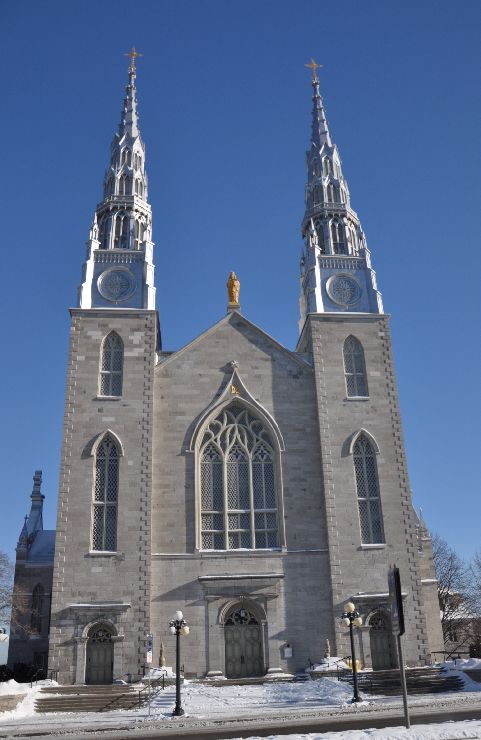
//> input picture opencv2_harrisDetector/opencv2_harrisDetector/church01.jpg, 481 x 740 px
$ ./main   (built with g++ and OpenCV 4, older OpenCV classes emulated)
//> lines starting //> are read from the running program, lines starting //| are printed output that depends on the picture; after the words box and inside, x2 and y2 are one past the last pixel; in counts of white or black regions, pixels touching at a corner belong together
### opencv2_harrisDetector/opencv2_harrisDetector/harrisDetector.h
#ifndef HARRISDETECTOR_H
#define HARRISDETECTOR_H

#include <iostream>
#include <opencv2/opencv.hpp>
using namespace cv;
using namespace std;

class harrisDetector
{
public:
	harrisDetector();
	~harrisDetector();
	void setLocalMaxWindowSize(int size){
		nonMaxSize = size;
		kernel.create(nonMaxSize, nonMaxSize, CV_8U);
	}
	//计算Harris角点
	void detect(const Mat &img){
		cornerHarris(img, cornerStrength, neighbourhood, aperture, k);

	//内部阈值计算
	double minStrength;//未使用
	minMaxLoc(cornerStrength, &minStrength, &maxStrength);//局部最大值检测
	Mat dilated;//临时图像
	dilate(cornerStrength, dilated, Mat());
	compare(cornerStrength, dilated, localmax, CMP_EQ);
	}
private:
	Mat cornerStrength; //表示角点强度的32位浮点图像
	Mat cornerTh;		//表示阈值化之后的32位浮点图像
	Mat localmax;		//局部极大值图像
	int neighbourhood;	//导数平滑的相邻像素的尺寸
	int aperture;		//梯度计算的孔径大小
	double k;			//Harris参数
	double maxStrength; //阈值计算的最大强度
	double threshold1; //计算得到的阈值
	int nonMaxSize;		//非极大值抑制的相邻像素的尺寸
	Mat kernel;			//非极大值抑制的核
};

harrisDetector::harrisDetector() :neighbourhood(3), aperture(3), k(0.01), threshold1(0.01), nonMaxSize(3)
{
	setLocalMaxWindowSize(nonMaxSize);
}

harrisDetector::~harrisDetector()
{
}
#endif

### opencv2_harrisDetector/opencv2_harrisDetector/main.cpp
#include <iostream>
#include <opencv2/opencv.hpp>
//#include <features2d/features2d.hpp>
#include <opencv2/features2d/features2d.hpp>
#include <opencv2/nonfree/nonfree.hpp>
#include <opencv2/legacy/legacy.hpp>
#include "harrisDetector.h"
using namespace cv;
using namespace std;
int main()
{
	Mat image = imread("church01.jpg",0);
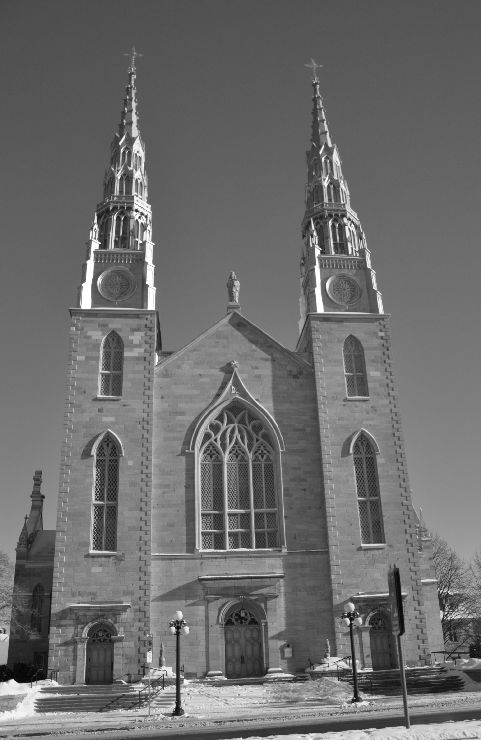
//> image: 740 rows x 481 cols, CV_8UC1; min 0, max 255, mean 108.3
	imshow("church", image);

	Mat cornerStrength;
	cornerHarris(image, cornerStrength, 3, 3, 0.01);
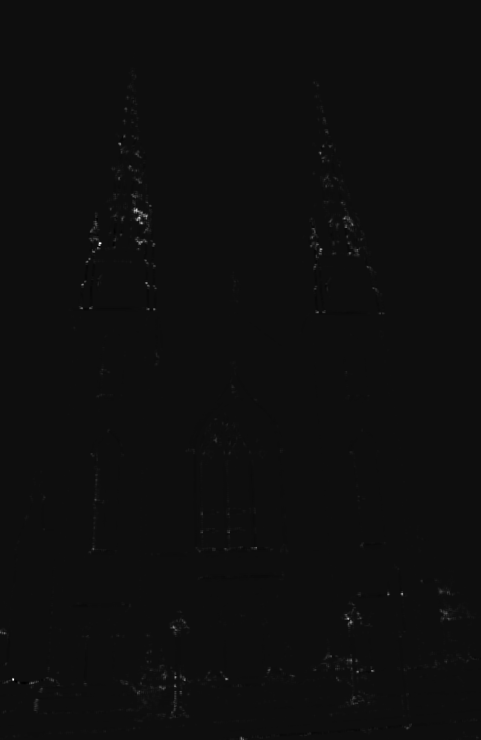
//> cornerStrength: 740 rows x 481 cols, CV_32FC1; min -0.00136, max 0.0233, mean 3.96e-05; drawn with min black and max white
	Mat harrisCorners;
	double threshold1 = 0.0001;
	threshold(cornerStrength, harrisCorners, threshold1, 255, THRESH_BINARY_INV);
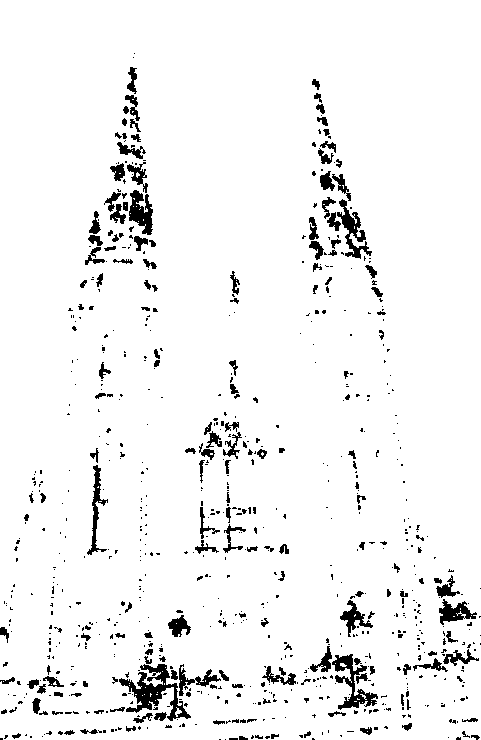
//> harrisCorners: 740 rows x 481 cols, CV_32FC1; 94.8% white; 780 black regions (605 under 20 px), largest, box (x1, y1, x2, y2) and area: (119, 664, 191, 721) 1380, (332, 654, 378, 710) 850, (337, 199, 372, 259) 690
	imshow("harrisCorner", harrisCorners);

	//构造的函数
	harrisDetector harris;
	harris.detect(image);
//> in detect, `minMaxLoc(cornerStrength, &minStrength, &maxStrength);`: minStrength = -0.00136; maxStrength = 0.0233
//> in detect, `compare(cornerStrength, dilated, localmax, CMP_EQ);`:
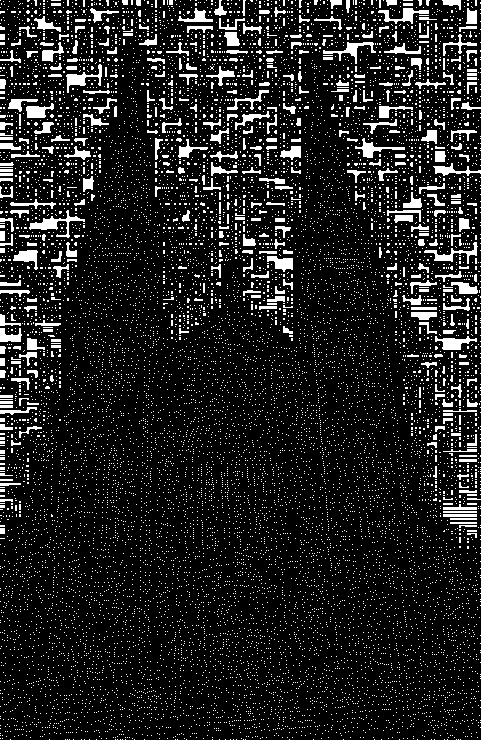
//> localmax: 740 rows x 481 cols, CV_8UC1; 12.2% white; 14020 white regions (13656 under 20 px), largest, box (x1, y1, x2, y2) and area: (29, 210, 85, 238) 412, (66, 64, 102, 93) 319, (424, 242, 478, 264) 303
	vector<Point> pts;
	harris.getCorners(pts, 0.01);
//> (this line was passed over: getCorners is not available in this run)
//> (the run ends here: the program needs code that is not available in this run, at `harris.drawOnImg(image,pts);`)

$ run again, with opencv2_harrisDetector/opencv2_harrisDetector/church03.jpg copied over opencv2_harrisDetector/opencv2_harrisDetector/church01.jpg
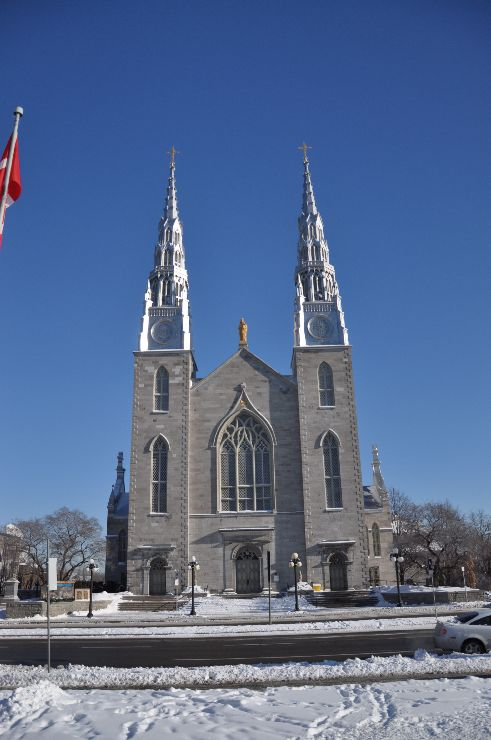
//> input picture opencv2_harrisDetector/opencv2_harrisDetector/church03.jpg, 491 x 740 px
//> `threshold(cornerStrength, harrisCorners, threshold1, 255, THRESH_BINAR..`:
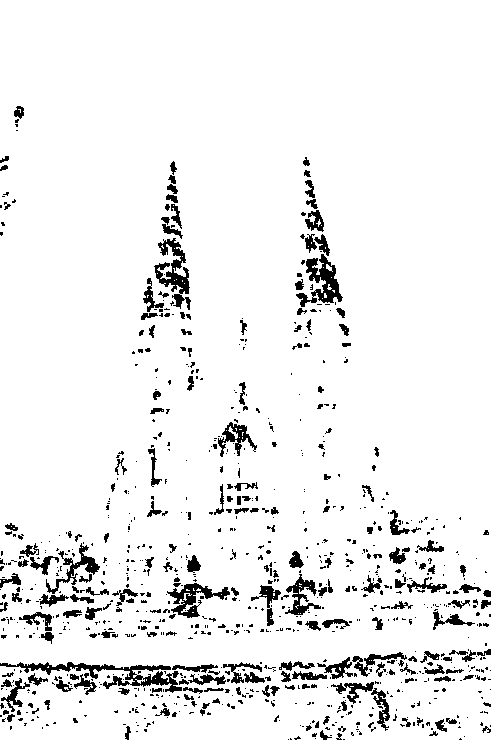
//> harrisCorners: 740 rows x 491 cols, CV_32FC1; 93.4% white; 911 black regions (704 under 20 px), largest, box (x1, y1, x2, y2) and area: (0, 662, 182, 693) 1487, (154, 238, 191, 310) 1024, (296, 254, 343, 307) 993
//> minStrength = -0.00123; maxStrength = 0.0237
//> in detect, `compare(cornerStrength, dilated, localmax, CMP_EQ);`:
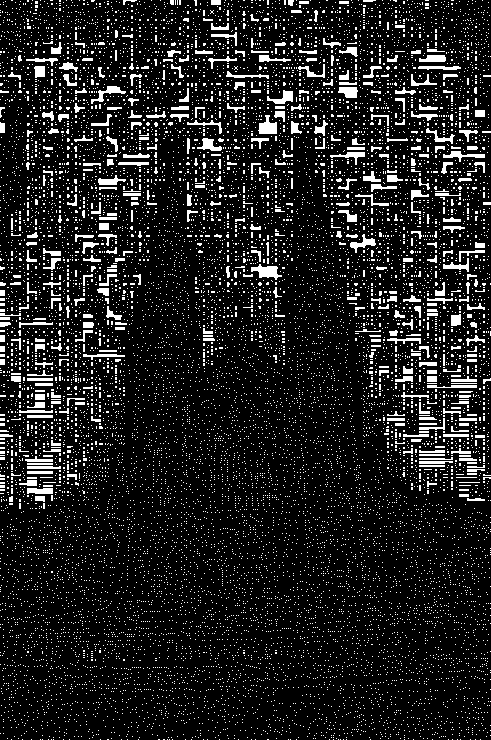
//> localmax: 740 rows x 491 cols, CV_8UC1; 12% white in thin lines or dots
